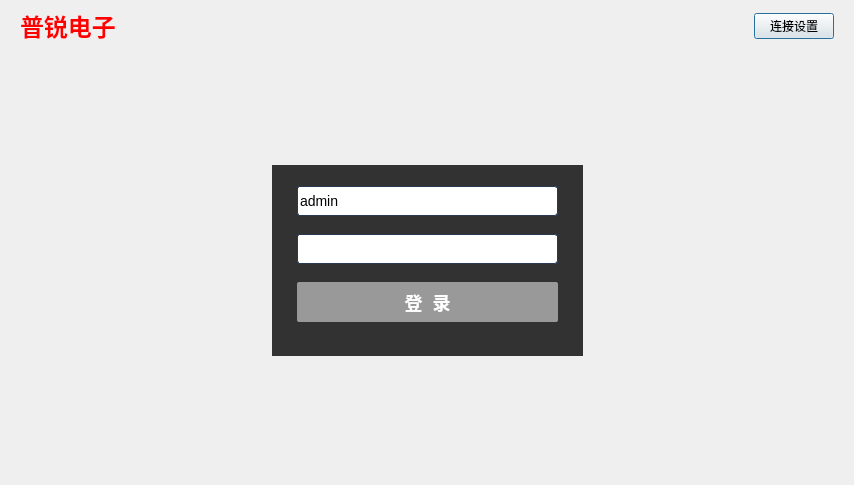
<?xml version="1.0" encoding="UTF-8"?>
<ui version="4.0">
 <class>FarsiLoginDlg</class>
 <widget class="QDialog" name="FarsiLoginDlg">
  <property name="geometry">
   <rect>
    <x>0</x>
    <y>0</y>
    <width>854</width>
    <height>485</height>
   </rect>
  </property>
  <property name="windowTitle">
   <string>配电网防窃电智能管理系统</string>
  </property>
  <property name="styleSheet">
   <string notr="true">QDialog#FarsiLoginDlg{
border-image: url(:/Resources/loginBackgroundFarsi.png);}</string>
  </property>
  <layout class="QVBoxLayout" name="verticalLayout_2">
   <item>
    <widget class="QWidget" name="widget_2" native="true">
     <property name="maximumSize">
      <size>
       <width>16777215</width>
       <height>30</height>
      </size>
     </property>
     <layout class="QHBoxLayout" name="horizontalLayout_2">
      <property name="topMargin">
       <number>0</number>
      </property>
      <property name="bottomMargin">
       <number>0</number>
      </property>
      <item>
       <widget class="QLabel" name="label">
        <property name="maximumSize">
         <size>
          <width>16777215</width>
          <height>40</height>
         </size>
        </property>
        <property name="font">
         <font>
          <family>Courier New</family>
          <pointsize>18</pointsize>
          <weight>75</weight>
          <bold>true</bold>
         </font>
        </property>
        <property name="styleSheet">
         <string notr="true">
color: rgb(255, 0, 0);</string>
        </property>
        <property name="text">
         <string>普锐电子</string>
        </property>
       </widget>
      </item>
      <item>
       <widget class="QPushButton" name="btnSet">
        <property name="maximumSize">
         <size>
          <width>80</width>
          <height>16777215</height>
         </size>
        </property>
        <property name="text">
         <string>连接设置</string>
        </property>
       </widget>
      </item>
     </layout>
    </widget>
   </item>
   <item>
    <widget class="QWidget" name="widget" native="true">
     <layout class="QHBoxLayout" name="horizontalLayout">
      <item>
       <spacer name="horizontalSpacer">
        <property name="orientation">
         <enum>Qt::Horizontal</enum>
        </property>
        <property name="sizeHint" stdset="0">
         <size>
          <width>99</width>
          <height>20</height>
         </size>
        </property>
       </spacer>
      </item>
      <item>
       <widget class="QWidget" name="wgtContent" native="true">
        <property name="minimumSize">
         <size>
          <width>311</width>
          <height>191</height>
         </size>
        </property>
        <property name="maximumSize">
         <size>
          <width>311</width>
          <height>191</height>
         </size>
        </property>
        <property name="styleSheet">
         <string notr="true">QWidget#wgtContent{background-color: rgba(50, 50, 50);}</string>
        </property>
        <layout class="QVBoxLayout" name="verticalLayout">
         <property name="leftMargin">
          <number>25</number>
         </property>
         <property name="rightMargin">
          <number>25</number>
         </property>
         <property name="bottomMargin">
          <number>20</number>
         </property>
         <item>
          <widget class="QLineEdit" name="leUser">
           <property name="minimumSize">
            <size>
             <width>0</width>
             <height>30</height>
            </size>
           </property>
           <property name="styleSheet">
            <string notr="true">QLineEdit {
    border: 1px solid rgb(41, 57, 85);
    border-radius: 3px;
    background: white;
    selection-background-color: green;
    font-size: 14px;
}
QLineEdit:hover {
    border: 1px solid blue;
}</string>
           </property>
           <property name="text">
            <string>admin</string>
           </property>
          </widget>
         </item>
         <item>
          <widget class="QLineEdit" name="lePwd">
           <property name="minimumSize">
            <size>
             <width>0</width>
             <height>30</height>
            </size>
           </property>
           <property name="styleSheet">
            <string notr="true">QLineEdit {
    border: 1px solid rgb(41, 57, 85);
    border-radius: 3px;
    background: white;
    selection-background-color: green;
    font-size: 14px;
}
QLineEdit:hover {
    border: 1px solid blue;
}</string>
           </property>
           <property name="echoMode">
            <enum>QLineEdit::Password</enum>
           </property>
          </widget>
         </item>
         <item>
          <widget class="QPushButton" name="btnLogin">
           <property name="minimumSize">
            <size>
             <width>0</width>
             <height>40</height>
            </size>
           </property>
           <property name="styleSheet">
            <string notr="true">QPushButton{background-color: #999999;
border-radius:2px;
border:0px;
font-family:微软雅黑;
font-size:18px;
font-weight:500;
line-height:2px;
color:rgb(255,255,255);}
QPushButton:hover{background-color: #cccccc;box-shadow:0px 2px 5px 0px rgb(227,174,0);}
QPushButton:pressed{background-color: #cccccc;border-style: inset;}</string>
           </property>
           <property name="text">
            <string>登  录</string>
           </property>
          </widget>
         </item>
        </layout>
       </widget>
      </item>
      <item>
       <spacer name="horizontalSpacer_2">
        <property name="orientation">
         <enum>Qt::Horizontal</enum>
        </property>
        <property name="sizeHint" stdset="0">
         <size>
          <width>244</width>
          <height>20</height>
         </size>
        </property>
       </spacer>
      </item>
     </layout>
    </widget>
   </item>
  </layout>
 </widget>
 <resources/>
 <connections/>
</ui>
